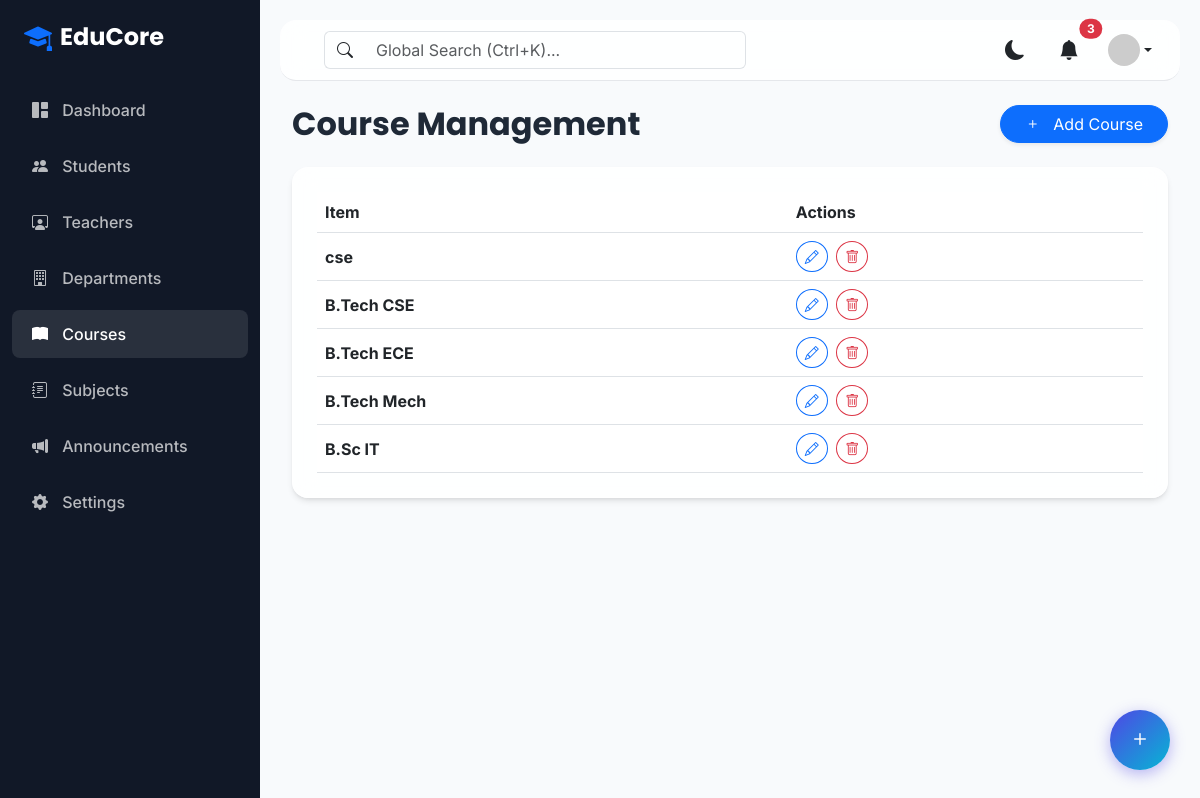
Page /courses/ on the committed database.
### courses/models.py (models this page shows)
class Course(models.Model):
    name = models.CharField(max_length=100, unique=True)
    duration_years = models.IntegerField()
    credits = models.IntegerField()
    def __str__(self):
        return self.name if hasattr(self, 'name') else self.title

### courses/views.py (the view)
# urls.py: path('', views.CourseListView.as_view(), name='course_list'),
class CourseListView(ListView):
    model = Course
    template_name = 'courses/course_list.html'
    context_object_name = 'courses'

### templates/courses/course_list.html
{% extends 'base.html' %}
{% block content %}
<div class="container-fluid" data-aos="fade-in">
    <div class="d-flex justify-content-between align-items-center mb-4">
        <h2 class="fw-bold mb-0">Course Management</h2>
        <a href="{% url 'course_create' %}" class="btn btn-primary rounded-pill px-4 shadow-sm">
            <i class="bi bi-plus me-2"></i> Add Course
        </a>
    </div>
    <div class="glass-card p-4">
        <div class="table-responsive">
            <table class="table table-hover align-middle mb-0">
                <thead class="text-muted">
                    <tr><th>Item</th><th>Actions</th></tr>
                </thead>
                <tbody>
                    {% for item in courses %}
                    <tr>
                        <td class="fw-bold">{{ item }}</td>
                        <td>
                            <a href="{% url 'course_update' item.pk %}" class="btn btn-sm btn-outline-primary rounded-circle me-1"><i class="bi bi-pencil"></i></a>
                            <a href="{% url 'course_delete' item.pk %}" class="btn btn-sm btn-outline-danger rounded-circle"><i class="bi bi-trash"></i></a>
                        </td>
                    </tr>
                    {% empty %}
                    <tr><td colspan="2" class="text-center py-5 text-muted">No Data Found</td></tr>
                    {% endfor %}
                </tbody>
            </table>
        </div>
    </div>
</div>
{% endblock %}

### templates/base.html (style rules this page uses)
:root { --primary: #4F46E5; --secondary: #06B6D4; --accent: #10B981; --warning: #F59E0B; --danger: #EF4444; --background: #F8FAFC; --sidebar: #111827; --card-bg: rgba(255, 255, 255, 0.85); --text-main: #1F2937; --border-color: #E5E7EB; }
body { font-family: 'Inter', sans-serif; background-color: var(--background); color: var(--text-main); overflow-x: hidden; }
h1, h2, h3, h4, h5, h6, .navbar-brand { font-family: 'Poppins', sans-serif; }
.glass-card { background: var(--card-bg); backdrop-filter: blur(12px); -webkit-backdrop-filter: blur(12px); border: 1px solid rgba(255, 255, 255, 0.3); border-radius: 16px; box-shadow: 0 4px 6px -1px rgba(0, 0, 0, 0.1), 0 2px 4px -1px rgba(0, 0, 0, 0.06); transition: all 0.3s ease; }

### rows in the picture
Course: name "cse"
Course: name "B.Tech CSE"
Course: name "B.Tech ECE"
Course: name "B.Tech Mech"
Course: name "B.Sc IT"
